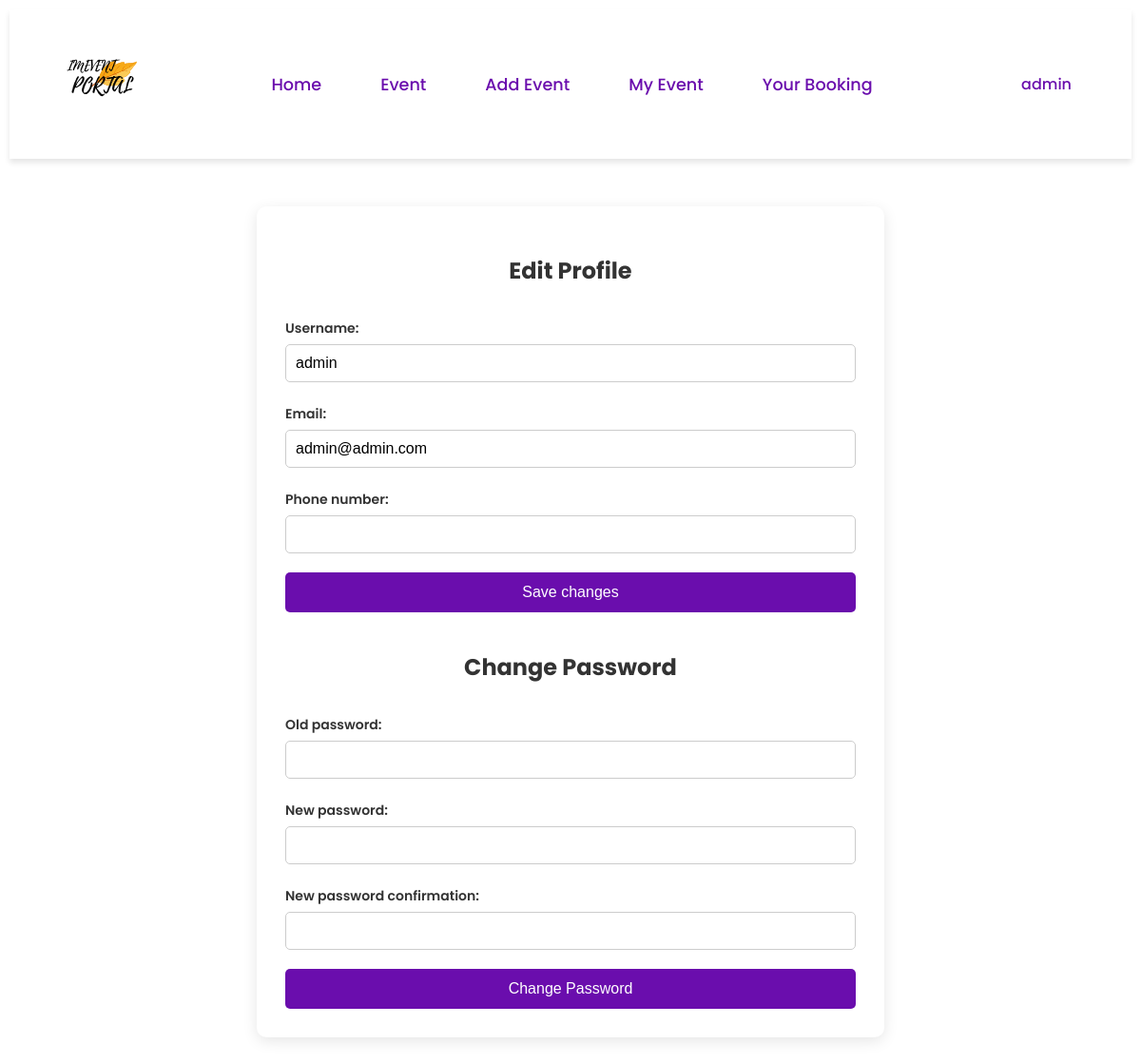
The app's page /editProfile/3 (signed in), older data.
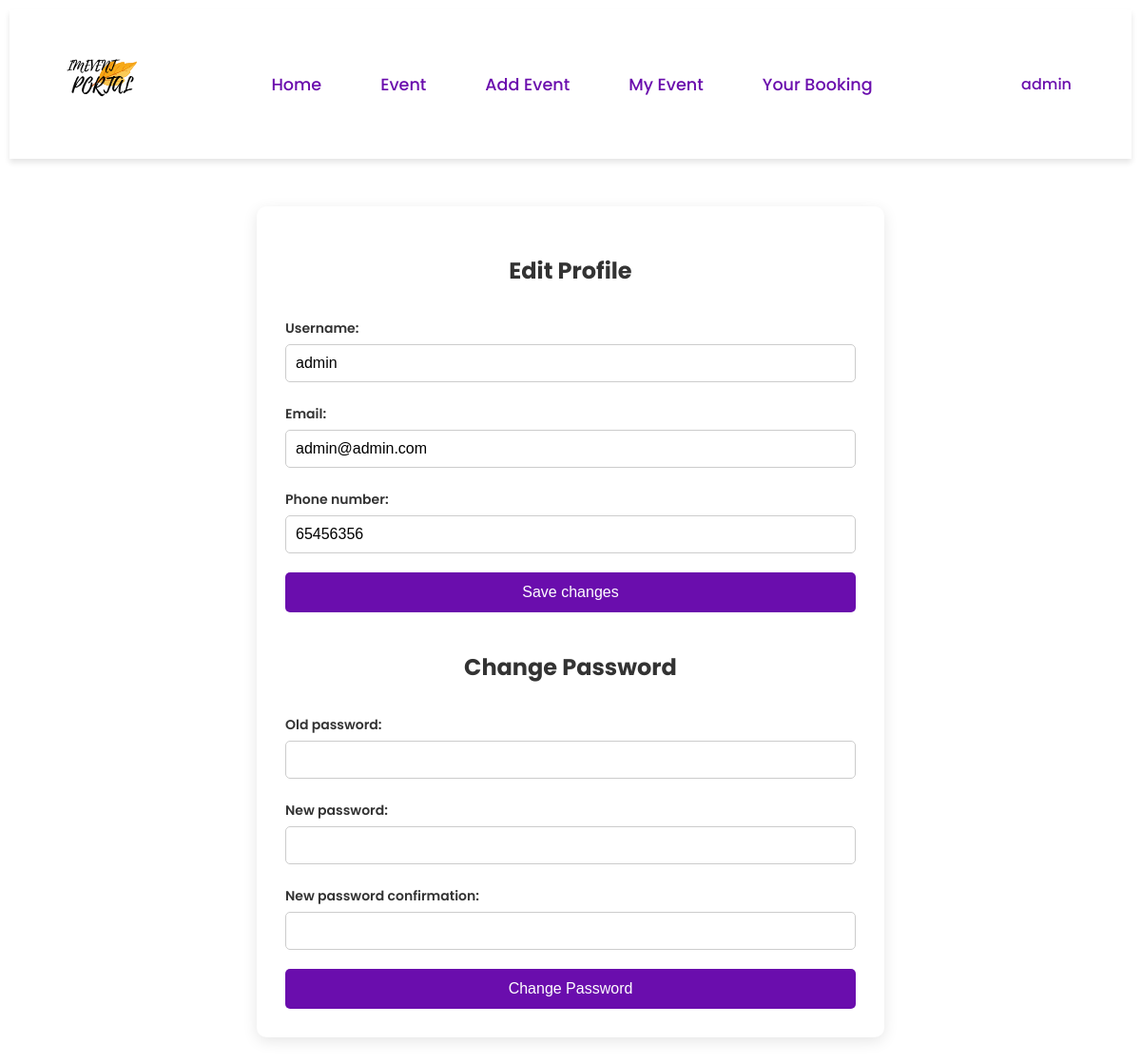
The same page, newer data.
### Event/models.py (models this page shows, shortened)
class CustomUser(AbstractUser):
    email = models.EmailField(unique=True)
    user_type = models.CharField(max_length=10, choices=USER_TYPE_CHOICES, default='student')
    phone_number = models.CharField(max_length=15, null=True, blank=True)

### Event/views.py (the view, shortened to what this page needs)
# urls.py: path('editProfile/<int:user_id>', views.edit_profile, name='edit_profile'),
def edit_profile(request, user_id):
    profile = CustomUserChangeForm(instance=request.user)
    password = CustomPasswordChangeForm(user=request.user)
    if request.method == 'GET':
        return render(request, 'editprofile.html', {"user": profile, "password": password})
    return render(request, 'editprofile.html', {"user": profile, "password": password})

### Event/forms.py (shortened to what this page needs)
class CustomUserChangeForm(UserChangeForm):
    class Meta:
        model = CustomUser
        fields = ("username", "email", "phone_number")
    def __init__(self, *args, **kwargs):
        super(CustomUserChangeForm, self).__init__(*args, **kwargs)
        self.fields['phone_number'].widget.attrs.update({'class': 'form-control'})
        if 'password' in self.fields:
            self.fields.pop('password')

class CustomPasswordChangeForm(PasswordChangeForm):
    error_messages = {
        'password_incorrect': "Your old password was entered incorrectly. Please enter it again.",
        'password_mismatch': "The two password fields didn't match.",
        'password_too_short': "The new password must contain at least 8 characters.",
        'password_common': "The new password is too common. Please choose a different password.",
        'password_entirely_numeric': "The new password cannot be entirely numeric."
    }

### Event/templates/editprofile.html (shortened to what this page needs)
{% extends 'base.html' %}
{% load static %}
{% block extra_head %}
    <link rel="stylesheet" href="{% static 'css/editprofile.css' %}">
{% endblock %}
{% block content %}
    <div class="form-container" id="profile-section">
        <h2>Edit Profile</h2>
        <form method="post" class="profile-form" name="save_profile" >
            <div class="form-group">
                {{ user.username.label_tag }} {{ user.username }}
            </div>
            <div class="form-group">
                {{ user.email.label_tag }} {{ user.email }}
            </div>
            <div class="form-group">
                {{ user.phone_number.label_tag }} {{ user.phone_number }}
            </div>
            <button type="submit" class="btn btn-primary" name="save_profile">Save changes</button>
        </form>
        <h2 class="mt-5">Change Password</h2>
        <form method="post" class="password-form" name="change_password">
            <div class="form-group">
                {{ password.old_password.label_tag }} {{ password.old_password }}
            </div>
            <div class="form-group">
                {{ password.new_password1.label_tag }} {{ password.new_password1 }}
            </div>
            <div class="form-group">
                {{ password.new_password2.label_tag }} {{ password.new_password2 }}
            </div>
            <button type="submit" name="change_password" class="btn btn-primary">Change Password</button>
        </form>
    </div>
{% endblock %}

### Event/templates/base.html (shortened to what this page needs)
{% load static %}
<!doctype html>
<html lang="en">
<head>
    <link rel="stylesheet" href="https://cdnjs.cloudflare.com/ajax/libs/font-awesome/6.0.0-beta3/css/all.min.css">
    {% block extra_head %}
    {% endblock %}
</head>
<body>
    <nav class="nav">
        <div class="container">
            <div class="nav-content">
                <div class="logo">
                    <img src="{% static 'image/IMEVENT.svg' %}" alt="Logo">
                </div>
                <div class="nav-links">
                    <a href="{% url 'index' %}" class="{% if request.path == '/' %}active{% endif %}">Home</a>
                    <a href="{% url 'event' %}" class="{% if request.path == '/event/' %}active{% endif %}">Event</a>
                    {% if request.user.user_type == 'Mpp' or request.user.user_type == 'Admin' %}
                        <a href="{% url 'createEvent' %}" class="add-event {% if request.path == '/createEvent/' %}active{% endif %}">Add Event</a>
                        <a href="{% url 'myevent' %}" class="add-event {% if request.path == '/myevent/' %}active{% endif %}">My Event</a>
                    {% endif %}
                    <a href="{% url 'yourbooking' %}" class="{% if request.path == '/yourbooking/' %}active{% endif %}">Your Booking</a>
                </div>
                <div class="nav-actions">
                    {% if request.user.is_authenticated %}
                        <div class="dropdown">
                            <a href="javascript:void(0)">{{ request.user.username }}</a>
                        </div>
                    {% else %}
                        <a href="{% url 'login' %}">Log In</a>
                        <a href="{% url 'register' %}">Register</a>
                    {% endif %}
                </div>
            </div>
        </div>
    </nav>
    {% block content %}
    {% endblock %}
</body>
</html>

Row changes from the older to the newer data that the page shows:
changed CustomUser "admin": phone_number (not shown) → "65456356"
